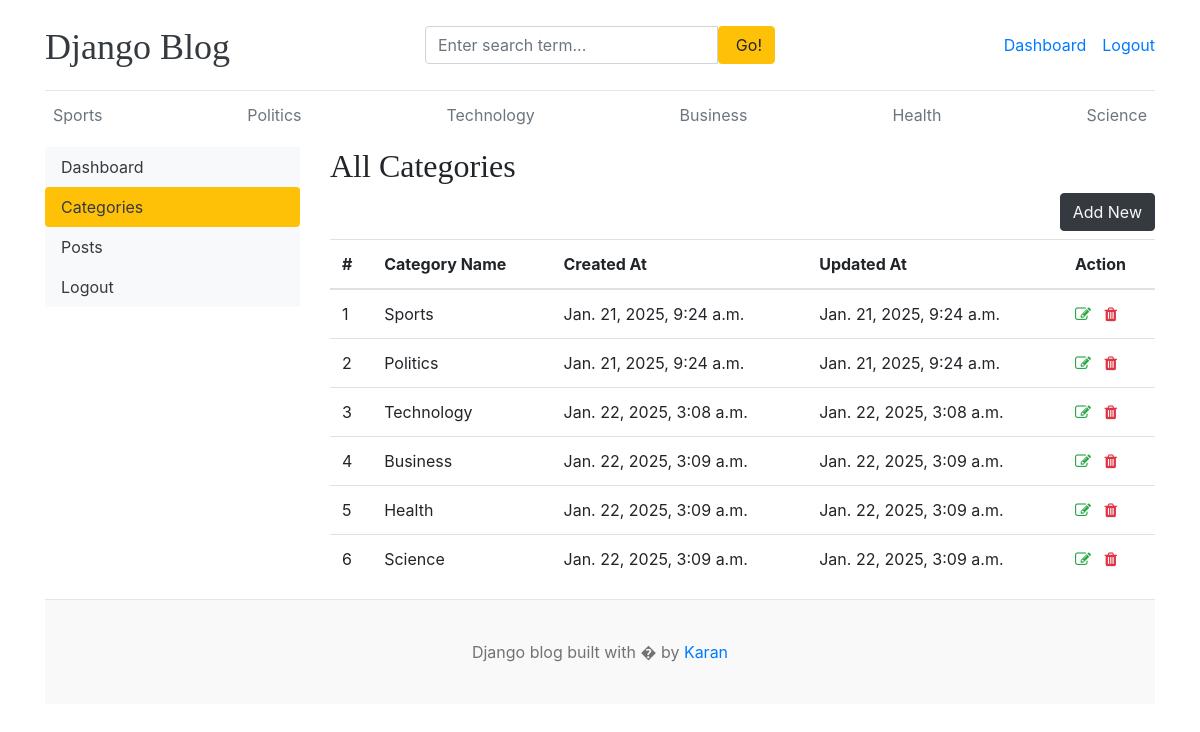
The page /dashboard/categories/ (signed in) on the database as committed earlier.
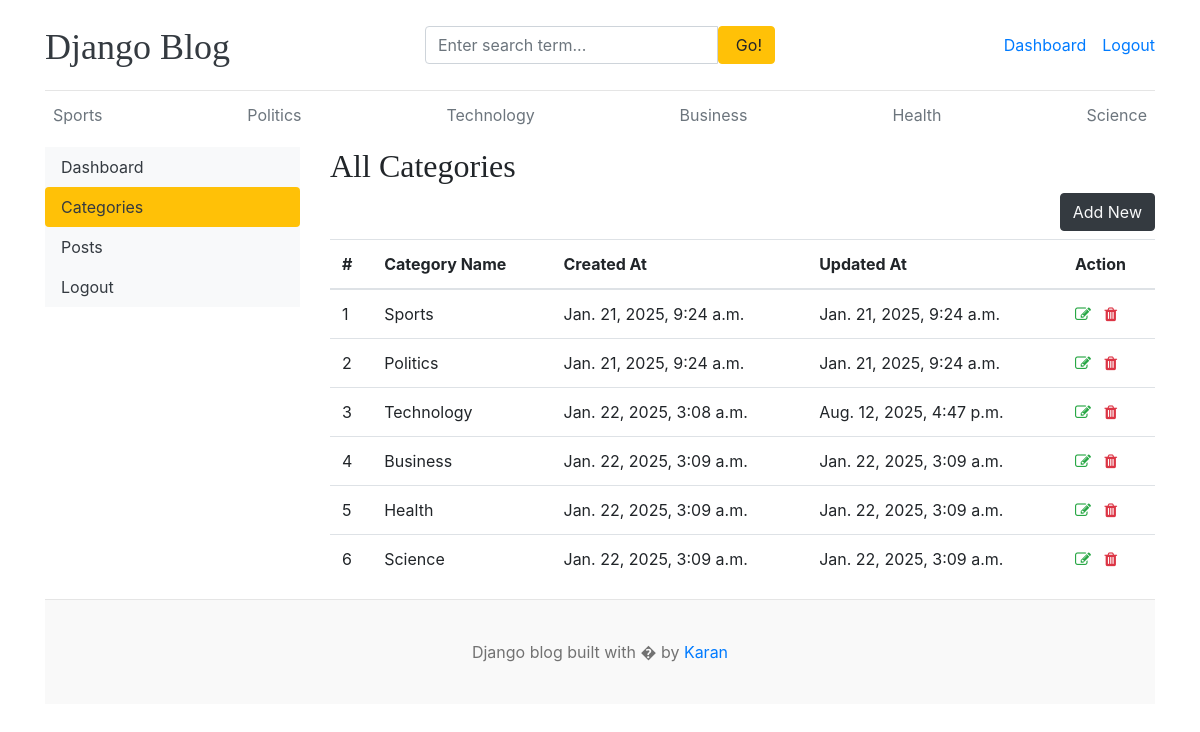
The same page on the database as committed later.
### blogs/models.py (models this page shows, shortened)
class Category(models.Model):
    category_name = models.CharField(max_length=50, unique=True)
    created_at = models.DateTimeField(auto_now_add=True)
    updated_at = models.DateTimeField(auto_now=True)
    class Meta:
        verbose_name_plural = 'categories'

### dashboards/views.py (the view)
# urls.py: path('categories/',views.categories, name='categories'),
@login_required(login_url='login')
def categories(request):
    return render(request, 'dashboard/categories.html')

### blogs/context_processors.py (called while the page is built)
def get_categories(request):
    categories = Category.objects.all()
    return dict(categories=categories)

def get_social_links(request):
    social_links = SocialLink.objects.all()
    return dict(social_links=social_links)

### templates/dashboard/categories.html (shortened to what this page needs)
{% extends "base.html" %}
{% block content %}
<div class="row">
    {% include "dashboard/sidebar.html" %}
    <div class="col-md-9">
        <h2>All Categories</h2>
        <a href="{% url 'add_category' %}" class="btn btn-dark text-light mb-2 float-right">Add New</a>
        <table class="table table-hover">
            <thead>
              <tr>
                <th>#</th>
                <th>Category Name</th>
                <th>Created At</th>
                <th>Updated At</th>
                <th>Action</th>
              </tr>
            </thead>
            <tbody>
              {% for cat in categories %}
                <tr>
                    <td>{{forloop.counter}}</td>
                    <td>{{cat.category_name}}</td>
                    <td>{{cat.created_at}}</td>
                    <td>{{cat.updated_at}}</td>
                    <td>
                        <a href="{% url 'edit_category' cat.id %}"><i class="fa fa-edit text-success"></i></a>
                        <a href="{% url 'delete_category' cat.id %}"><i class="fa fa-trash text-danger"></i></a>
                    </td>
                </tr>
              {% endfor %}
            </tbody>
          </table>
    </div>
</div>
{% endblock content %}

### templates/base.html (shortened to what this page needs)
{% load static %}
<!DOCTYPE html>
<html lang="en">
<head>
    <link href="https://getbootstrap.com/docs/4.0/dist/css/bootstrap.min.css" rel="stylesheet">
    <link rel="stylesheet" href="https://cdnjs.cloudflare.com/ajax/libs/font-awesome/4.7.0/css/font-awesome.min.css">
    <link href="{% static 'css/blog.css' %}" rel="stylesheet">
  </head>
<body>
    <div class="container">
      <header class="blog-header py-3">
        <div class="row flex-nowrap justify-content-between align-items-center">
          <div class="col-4 pt-1">
            <a class="blog-header-logo text-dark" href="/">Django Blog</a>
          </div>
          <div class="col-4">
            <form action="{% url 'search' %}" method="GET">
              <div class="input-group">
                <input class="form-control" type="text" name="keyword" placeholder="Enter search term..." aria-label="Enter search term..." aria-describedby="button-search" />
                <button type="submit" class="btn btn-warning" id="button-search" type="button"> &nbsp;Go!</button>
              </div>
            </form>
          </div>
          <div class="col-4 d-flex justify-content-end align-items-center">
            {% if not user.is_authenticated %}
            <a class="btn btn-sm btn-warning" href="{% url "login" %}">Login</a> &nbsp;
            <a class="btn btn-sm btn-outline-secondary" href="{% url "register" %}">Register</a>
            {% else %}
            <span><a href="{% url "dashboard" %}">Dashboard</a></span>
            <span><a href="{% url "logout" %}">Logout</a></span>
            {% endif %}
          </div>
        </div>
      </header>
      <div class="nav-scroller py-1 mb-2">
        <nav class="nav d-flex justify-content-between">
          {% for cat in categories %}
            <a class="p-2 text-muted" href="{% url "post_by_category" cat.id %}">{{cat.category_name}}</a>
          {% endfor %}
        </nav>
      </div>
      {% block content %}
      {% endblock content %}
  <footer class="blog-footer">
    <p>Django blog built with � by <a href="#">Karan</a></p>
  </footer>
  </body>
  </html>

Rows that differ between the two databases and show on the page:
changed Category "Technology": updated_at "Jan. 22, 2025, 3:08 a.m." → "Aug. 12, 2025, 4:47 p.m."
